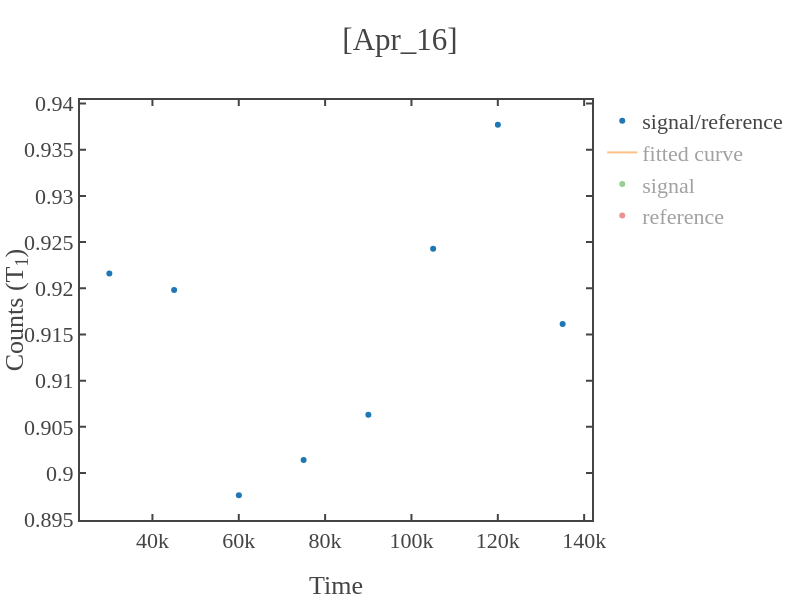

The notebook cell this image was saved under:
### Code cell
# loading the data 
load_data = dict(np.load(total_path))
time_axis,signal_photon,reference_samples,signal_samples = data_to_time_signal(load_data,samples,first=first_sig_ref)


x=time_axis[2:]
y=signal_photon[2:]
guess_parameters = np.array([0.7,1,100e3])  # input these paramters(serially) with your guess  
fitting_function = 'exp'   # y0+y_max*np.exp(-x/tau)
fitting_range = False   # for x-axis 

# fitting the data
x_fit,y_fit,coefficient,error_bars = fit_func(x,y,fit_range=fitting_range,func=fitting_function,guess_params=guess_parameters) 
if len(str(int(coefficient[2])))>7 or coefficient[2]<0:
    print('Fitted lifetime seems too long (more than 10ms) or negative.')
    print('If not expected for T1 exp, retry with increasing or decreasing the evolution time of the sequence.')
# plotting the data 
fig1 = simple_plot(x,y,show=False,x_name = "Time",y_name = "Counts (T<sub>1</sub>)",mode='markers',title=f'{date}',curve_name='signal/reference')
fig2 = simple_plot(x_fit,y_fit,show=False,x_name = "Time",y_name = "Counts (T<sub>1</sub>)",mode='lines',title=f'{date}',curve_name='fitted curve')
fig3 = simple_plot(x,signal_samples[1:],show=False,x_name = "Time",y_name = "Counts (T<sub>1</sub>)",mode='markers',title=f'{date}',curve_name='signal')
fig4 = simple_plot(x,reference_samples[1:],show=False,x_name = "Time",y_name = "Counts (T<sub>1</sub>)",mode='markers',title=f'{date}',curve_name='reference')

add_figures([fig1,fig2,fig3,fig4],show=True,x_name = "Time",y_name = "Counts (T<sub>1</sub>)",title=f'[{date}]')

### Figure 1 — Plotly figure (JSON) as saved in the notebook; plotly's stock layout.template omitted (floating-point values rounded to 4 significant figures)
{"data": [{"mode": "markers", "name": "signal/reference", "showlegend": true, "type": "scatter", "visible": true, "x": [30020, 45020, 60020, 75020, 90020, 105020, 120020, 135020], "y": [0.9216, 0.9198, 0.8976, 0.9014, 0.9063, 0.9243, 0.9377, 0.9161]}, {"mode": "lines", "name": "fitted curve", "showlegend": true, "type": "scatter", "visible": "legendonly", "x": [30020, 45020, 60020, 75020, 90020, 105020, 120020, 135020], "y": [0.9099, 0.9116, 0.9132, 0.9148, 0.9164, 0.918, 0.9197, 0.9213]}, {"mode": "markers", "name": "signal", "showlegend": true, "type": "scatter", "visible": "legendonly", "x": [30020, 45020, 60020, 75020, 90020, 105020, 120020, 135020], "y": [0.02981, 0.03023, 0.03038, 0.02955, 0.03, 0.02557, 0.02645, 0.02659, 0.02638]}, {"mode": "markers", "name": "reference", "showlegend": true, "type": "scatter", "visible": "legendonly", "x": [30020, 45020, 60020, 75020, 90020, 105020, 120020, 135020], "y": [0.033, 0.0328, 0.03302, 0.03292, 0.03328, 0.02821, 0.02861, 0.02836, 0.02879]}], "layout": {"height": 600, "title": {"text": "[Apr_16]"}, "width": 800, "xaxis": {"autorange": true, "range": [23220.0, 141800.0], "title": {"text": "Time"}, "type": "linear"}, "yaxis": {"autorange": true, "range": [0.8949, 0.9404], "title": {"text": "Counts (T<sub>1</sub>)"}, "type": "linear"}}}
